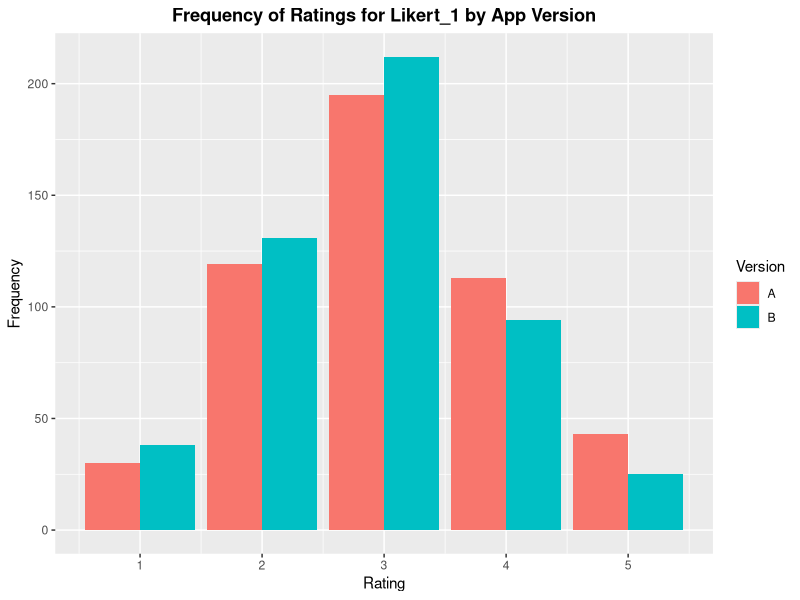
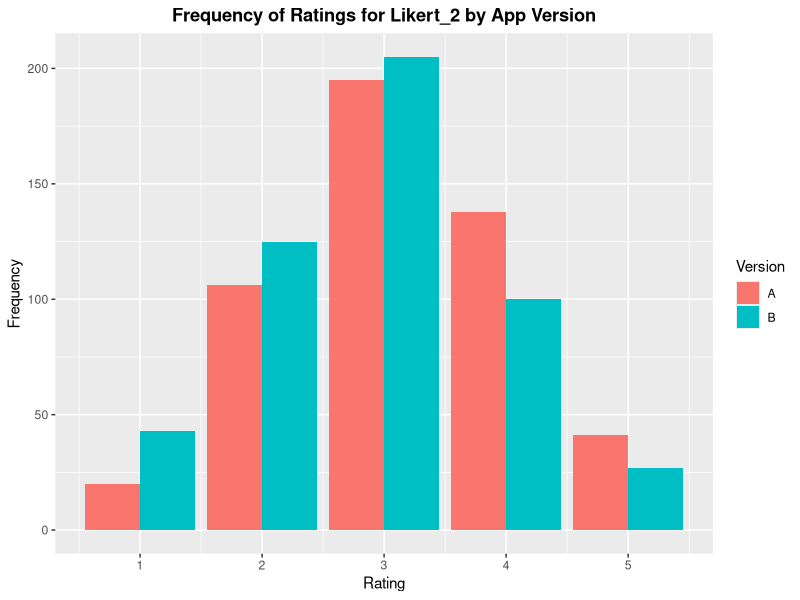
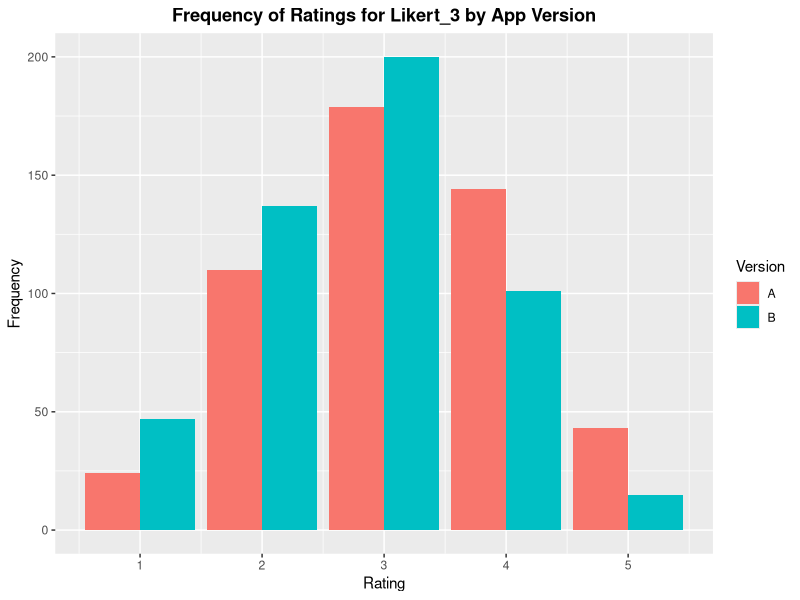
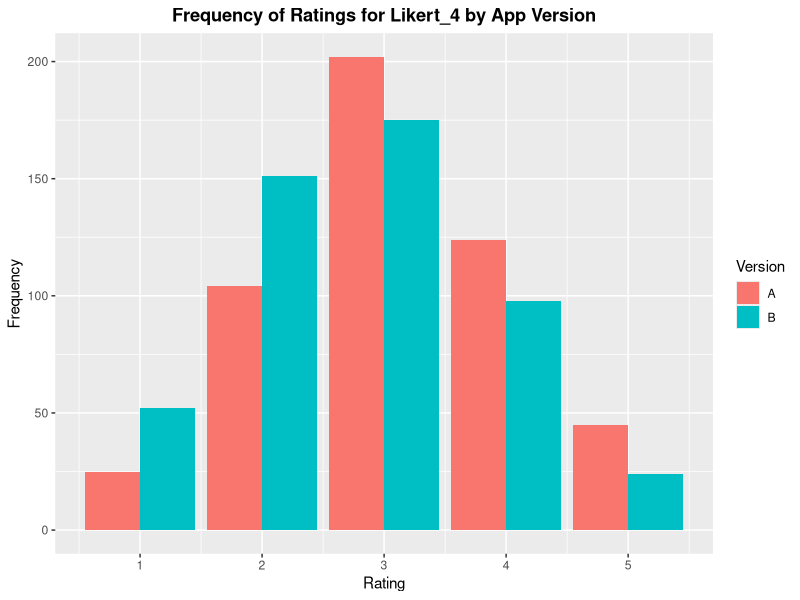
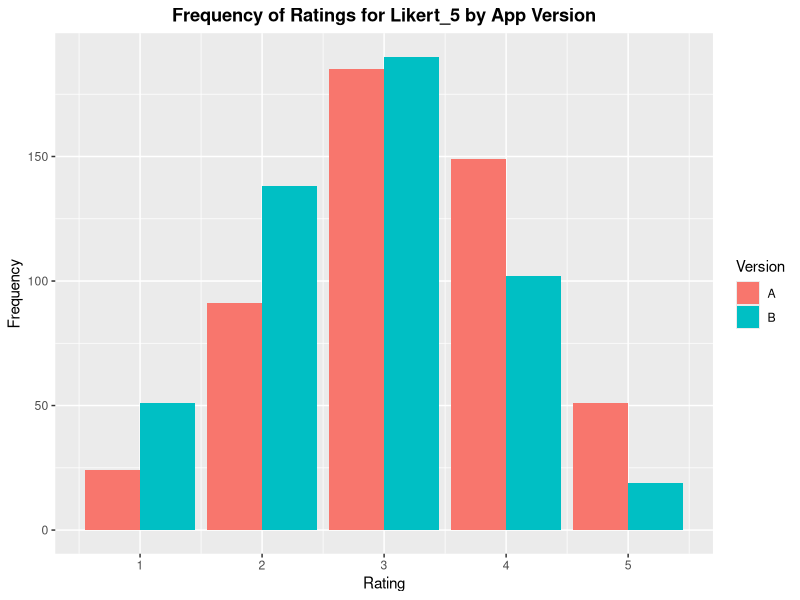
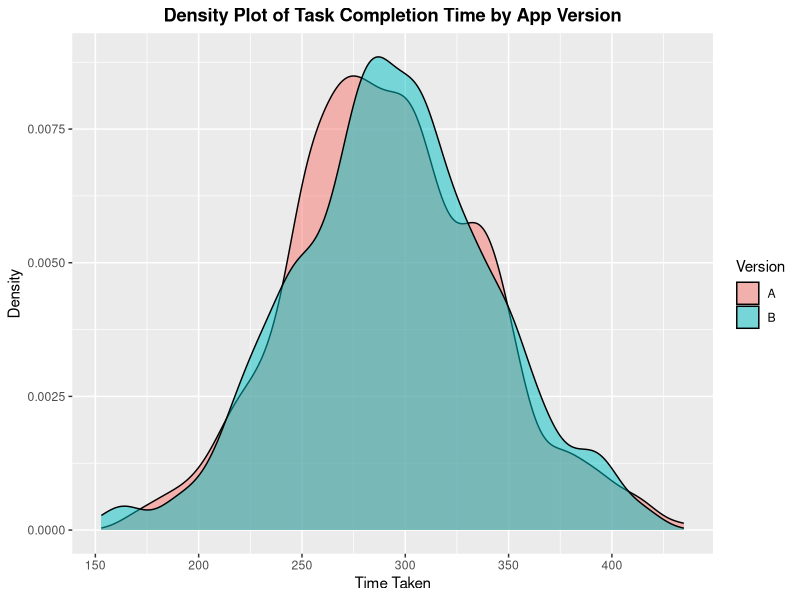

Recreate these plots in R, in order.
# Install necessary packages
install.packages("ggplot2")
install.packages("dplyr")
install.packages("tidyr")

# Load the packages
library(ggplot2)
library(dplyr)
library(tidyr)

# Read the CSV file
data <- read.csv("Lab/sample_data.csv")

# Function to create a bar chart for a given Likert question
plot_question_versions <- function(question) {
  # Create a bar chart comparing the number of responses for each rating
  ggplot(filter(data, grepl(question, Likert)), aes(x = Likert_Rating, fill = Version)) +
    geom_bar(position = "dodge") +
    labs(title = paste("Frequency of Ratings for", question, "by App Version"),
         x = "Rating",
         y = "Frequency") +
    theme(plot.title = element_text(hjust = 0.5, face = "bold"))
}

# Get unique Likert questions
unique_questions <- unique(data$Likert)

# Loop through each question and plot
for (question in unique_questions) {
  print(plot_question_versions(question))
}

# Density plot of task completion time by app version
ggplot(data, aes(x = Time_Taken, fill = Version)) +
  geom_density(alpha = 0.5) +
  labs(title = "Density Plot of Task Completion Time by App Version",
       x = "Time Taken",
       y = "Density") +
  theme(plot.title = element_text(hjust = 0.5, face = "bold"))

# Compute summary statistics for Likert_Rating for each version and Likert question
summary_stats_likert <- data %>%
  group_by(Version, Likert) %>%
  summarize(
    Count = n(),
    Mean = mean(Likert_Rating),
    Median = median(Likert_Rating),
    Standard_Deviation = sd(Likert_Rating),
    Min = min(Likert_Rating),
    Max = max(Likert_Rating),
    .groups = "drop"
  )

# Remove duplicates as data is in wide format
unique_time_data <- data %>%
  group_by(Participant_ID, Version) %>%
  distinct(Time_Taken, .keep_all = TRUE)

# Compute summary statistics for Time_Taken for each version
summary_stats_time <- unique_time_data %>%
  group_by(Version) %>%
  summarize(
    Count = n(),
    Mean = mean(Time_Taken),
    Median = median(Time_Taken),
    Standard_Deviation = sd(Time_Taken),
    Min = min(Time_Taken),
    Max = max(Time_Taken),
    .groups = "drop"
  )

# Print the summary statistics
print(summary_stats_likert)
print(summary_stats_time)

# Initialize an empty data frame to store the results
wilcox_test_results <- data.frame(
  Question = character(),
  W = numeric(),
  P_Value = numeric(),
  stringsAsFactors = FALSE
)

# Loop through each unique Likert question
for (question in unique_questions) {
  # Subset the data to only include rows related to the current Likert question
  question_data <- filter(data, Likert == question)

  # Perform the Wilcoxon signed rank test
  wilcox_test_result <- wilcox.test(Likert_Rating ~ Version, data = question_data)

  # Store the results in the data frame
  wilcox_test_results <- rbind(wilcox_test_results, data.frame(
    Question = question,
    W = wilcox_test_result$statistic,
    P_Value = wilcox_test_result$p.value
  ))
}

# Print the data frame
print(wilcox_test_results)

# Subset the data for each version and perform the unpaired t-test
t_test_result <- t.test(filter(unique_time_data, Version == "A")$Time_Taken,
                        filter(unique_time_data, Version == "B")$Time_Taken)

# Print the results
print(t_test_result)